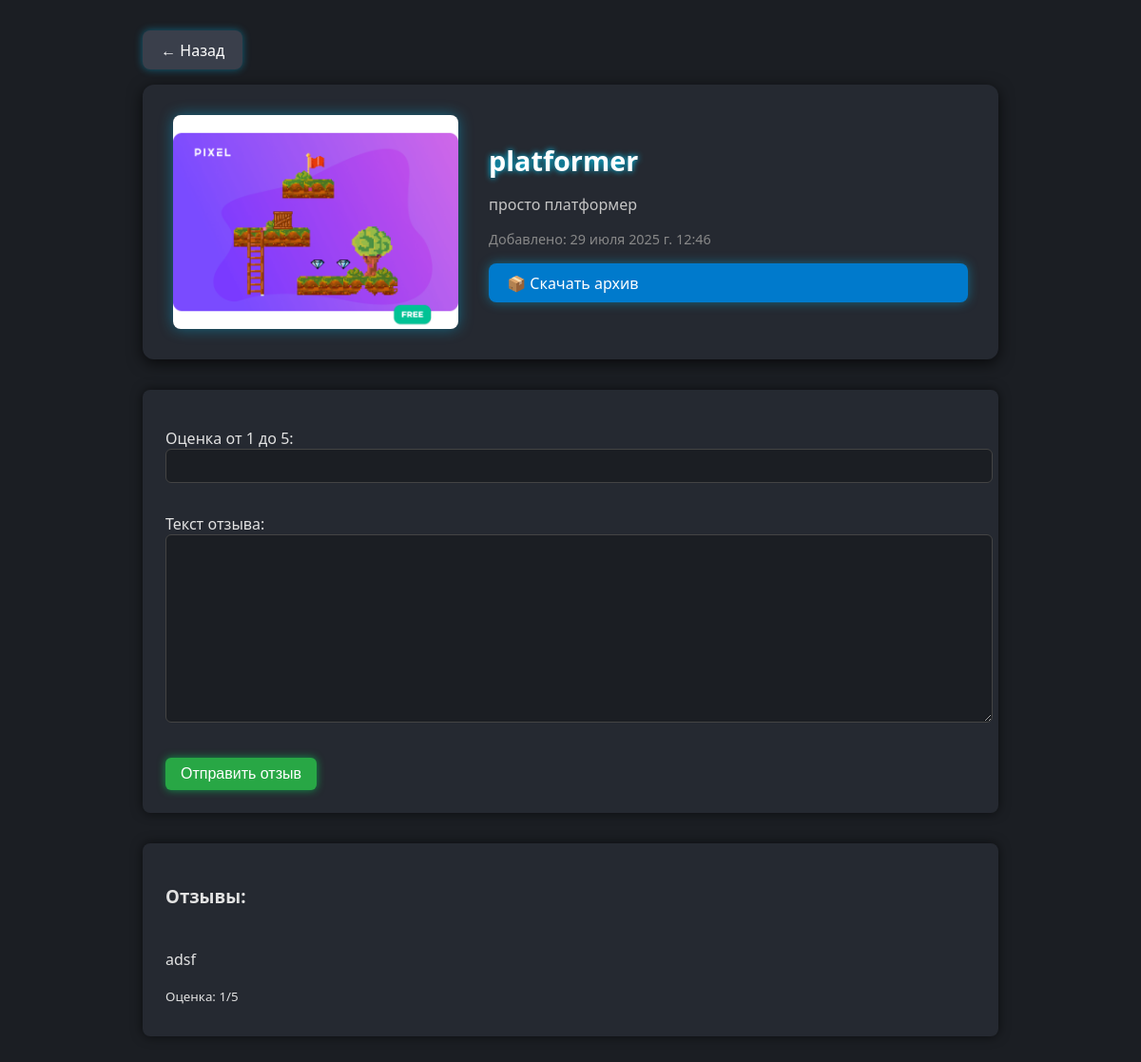
Page /product/platformer/ on the committed database.
### shop/models.py (models this page shows, shortened)
class Product(models.Model):
    category = models.ForeignKey(Category, related_name='products', on_delete=models.CASCADE, verbose_name='Категория')
    name = models.CharField(max_length=100, verbose_name='Название товара')
    slug = models.SlugField(max_length=100, unique=True, verbose_name='URL')
    description = models.TextField(blank=True, verbose_name='Описание')
    price = models.DecimalField(max_digits=10, decimal_places=2, verbose_name='Цена')
    image = models.ImageField(upload_to='products/%Y/%m/%d/', blank=True, verbose_name='Изображение')
    created_at = models.DateTimeField(auto_now_add=True, verbose_name='Дата создания')
    stock = models.PositiveIntegerField(verbose_name='Остаток на складе')
    available = models.BooleanField(default=True, verbose_name='Доступен')
    zip_file = models.FileField(upload_to='zips/', blank=True, null=True, verbose_name='ZIP архив')

class Review(models.Model):
    product = models.ForeignKey(Product, on_delete=models.CASCADE,
                                related_name='reviews', verbose_name='Товар')
    text = models.TextField(verbose_name='Текст отзыва')
    rating = models.IntegerField(
        validators=(MinValueValidator(1), MaxValueValidator(5)),
        verbose_name='Оценка от 1 до 5'
    )

### shop/views.py (the view, shortened to what this page needs)
# urls.py: path('product/<slug:slug>/', product_detail, name='product_detail'),
def product_detail(request, slug):
    product = get_object_or_404(Product, slug=slug, available=True)
    reviews = product.reviews.all()
    form = ReviewForm()
    context = {'product': product, 'form': form, 'reviews': reviews}
    return render(request, 'product_detail.html', context)

### shop/forms.py
class ReviewForm(forms.ModelForm):
    class Meta:
        model = Review
        fields = ['rating', 'text']

### shop/templates/product_detail.html (shortened to what this page needs)
<!DOCTYPE html>
<html lang="ru">
<head>
</head>
<body>
    <div class="product-wrapper">
        <a href="{% url 'product_list' %}" class="back-button">← Назад</a>
        <div class="product-detail">
            {% if product.image %}
                <img src="{{ product.image.url }}" alt="{{ product.name }}" class="product-image">
            {% endif %}
            <div class="product-info">
                <div class="product-name">{{ product.name }}</div>
                <div class="product-description">{{ product.description }}</div>
                <div class="product-date">Добавлено: {{ product.created_at }}</div>
                {% if product.zip_file %}
                    <a href="{{ product.zip_file.url }}" class="download-button" download>📦 Скачать архив</a>
                {% endif %}
            </div>
        </div>
        <div class="review-form">
            <form method="post">
                {{ form.as_p }}
                <button type="submit">Отправить отзыв</button>
            </form>
        </div>
        <div class="reviews">
            <h3>Отзывы:</h3>
            {% for review in reviews %}
                <div class="review">
                    <p>{{ review.text }}</p>
                    <small>Оценка: {{ review.rating }}/5</small>
                </div>
            {% empty %}
                <p>Пока нет отзывов.</p>
            {% endfor %}
        </div>
    </div>
</body>
</html>

### shop/templates/product_detail.html (style rules this page uses)
body { font-family: 'Segoe UI', Tahoma, Geneva, Verdana, sans-serif; background-color: #1b1e23; color: #e2e2e2; margin: 0; padding: 2rem; }
.product-wrapper { max-width: 900px; margin: 0 auto; }
.product-detail { background-color: #252931; border-radius: 12px; padding: 2rem; box-shadow: 0 4px 16px rgba(0, 0, 0, 0.7); display: flex; flex-direction: row; gap: 2rem; margin-bottom: 2rem; align-items: center; }
.product-image { max-width: 300px; width: 100%; border-radius: 8px; object-fit: cover; box-shadow: 0 0 15px rgba(0, 200, 255, 0.4); }
.product-info { flex: 1; display: flex; flex-direction: column; gap: 1rem; }
.product-name { font-size: 1.8rem; font-weight: bold; color: #ffffff; text-shadow: 0 0 6px #00d1ff; }
.product-description { font-size: 1rem; color: #c5c5c5; }
.product-date { font-size: 0.9rem; color: #888; }
.back-button { display: inline-block; margin-bottom: 1rem; text-decoration: none; background-color: #3a3f4b; color: #fff; padding: 0.6rem 1.2rem; border-radius: 8px; transition: all 0.2s ease; box-shadow: 0 0 8px rgba(0, 200, 255, 0.4); }
.download-button { display: inline-block; background-color: #007acc; color: white; padding: 0.6rem 1.2rem; border-radius: 8px; text-decoration: none; font-size: 1rem; font-weight: 500; transition: background-color 0.2s ease, transform 0.1s ease; box-shadow: 0 0 12px rgba(0, 200, 255, 0.4); }
.review-form { background: #252931; padding: 1.5rem; border-radius: 8px; box-shadow: 0 0 12px rgba(0, 0, 0, 0.6); margin-bottom: 2rem; }
input, textarea, select { background-color: #1b1e23; border: 1px solid #444; border-radius: 6px; padding: 0.5rem; color: #e2e2e2; width: 100%; font-size: 1rem; margin-bottom: 1rem; }
.review-form button { background-color: #28a745; color: white; padding: 0.5rem 1rem; border: none; border-radius: 6px; cursor: pointer; font-size: 1rem; box-shadow: 0 0 8px rgba(0, 255, 100, 0.5); }
.reviews { background: #252931; padding: 1.5rem; border-radius: 8px; box-shadow: 0 0 12px rgba(0, 0, 0, 0.6); }
.review { border-bottom: 1px solid #3a3f4b; padding: 0.5rem 0; }
.review:last-child { border-bottom: none; }

### rows in the picture
Product: image (picture), name "platformer", description "просто платформер", created_at "29 июля 2025 г. 12:46"
Review: text "adsf", rating "1"
